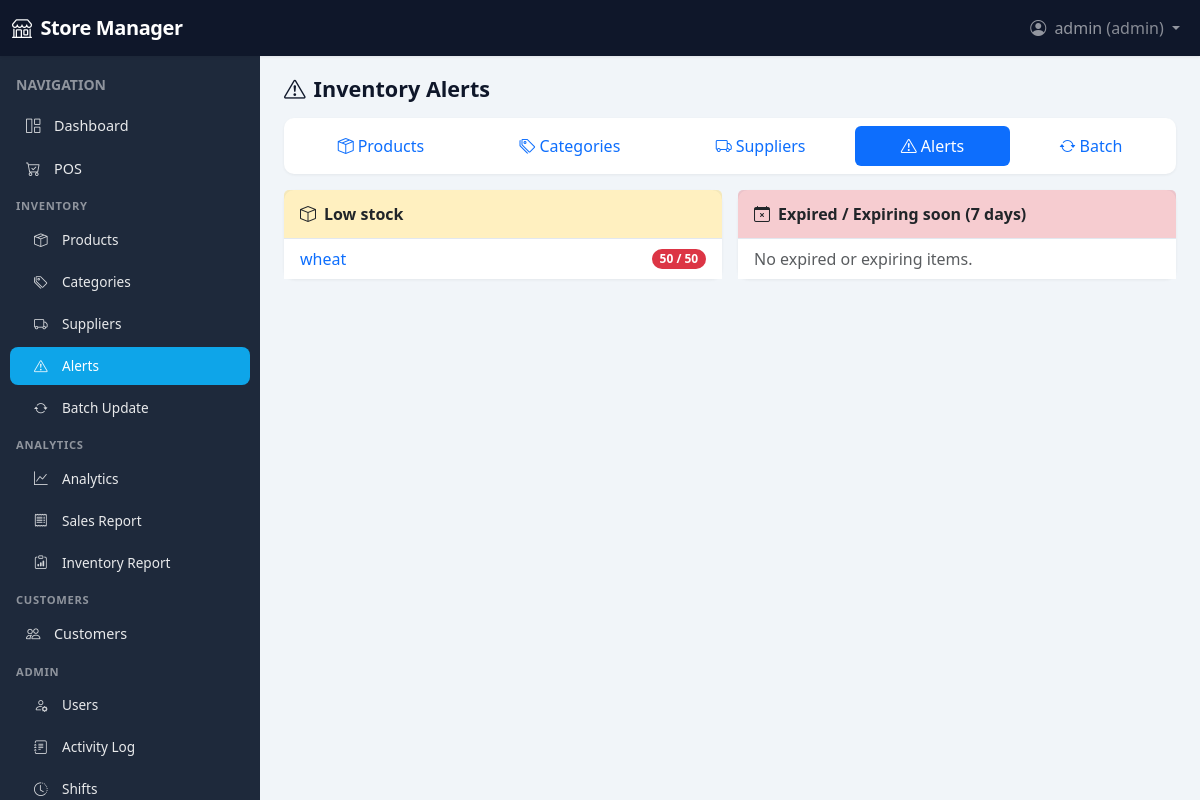
Screenshot of /inventory/alerts (signed in) with the database file from the repository.
### app/models/user.py (models this page shows, shortened)
class User(UserMixin, db.Model):
    __tablename__ = "users"
    id = db.Column(db.Integer, primary_key=True)
    username = db.Column(db.String(80), unique=True, nullable=False, index=True)
    password_hash = db.Column(db.String(256), nullable=False)
    role = db.Column(db.String(20), nullable=False, default="cashier")  # admin, manager, cashier
    full_name = db.Column(db.String(120), nullable=True)
    email = db.Column(db.String(120), nullable=True)
    active = db.Column(db.Boolean, default=True)
    created_at = db.Column(db.DateTime, default=datetime.utcnow)
    sales = db.relationship("Sale", backref="user", lazy="dynamic", foreign_keys="Sale.user_id")
    activity_logs = db.relationship("ActivityLog", backref="user", lazy="dynamic")
    shifts = db.relationship("Shift", backref="user", lazy="dynamic")
    ROLES = ("admin", "manager", "cashier")
    def is_admin(self) -> bool:
        return self.role == "admin"
    def is_manager_or_above(self) -> bool:
        return self.role in ("admin", "manager")

### app/models/product.py (models this page shows, shortened)
class Product(db.Model):
    __tablename__ = "products"
    id = db.Column(db.Integer, primary_key=True)
    name = db.Column(db.String(120), nullable=False, index=True)
    category_id = db.Column(db.Integer, db.ForeignKey("categories.id"), nullable=True)
    price = db.Column(db.Numeric(12, 2), nullable=False, default=0)
    quantity = db.Column(db.Integer, nullable=False, default=0)
    unit = db.Column(db.String(20), nullable=True, default="pcs")  # pcs, kg, L, etc.
    expiration_date = db.Column(db.Date, nullable=True)
    sku = db.Column(db.String(60), unique=True, nullable=True, index=True)
    barcode = db.Column(db.String(60), unique=True, nullable=True, index=True)
    supplier_id = db.Column(db.Integer, db.ForeignKey("suppliers.id"), nullable=True)
    min_stock = db.Column(db.Integer, nullable=False, default=0)  # alert when quantity <= this
    created_at = db.Column(db.DateTime, default=datetime.utcnow)
    updated_at = db.Column(db.DateTime, default=datetime.utcnow, onupdate=datetime.utcnow)
    sale_items = db.relationship("SaleItem", backref="product", lazy="dynamic")

### app/routes/inventory.py (the view)
@inventory_bp.route("/alerts")
@login_required
def alerts():
    low_stock = inv.get_low_stock_products()
    expired_near = inv.get_expired_or_near_products(days_near=7)
    return render_template("inventory/alerts.html", low_stock=low_stock, expired_near=expired_near)

### app/services/inventory_service.py (called while the page is built)
def get_low_stock_products():
    return Product.query.filter(Product.quantity <= Product.min_stock).order_by(Product.quantity).all()

def get_expired_or_near_products(days_near=7):
    today = date.today()
    threshold = today + timedelta(days=days_near)
    return Product.query.filter(
        Product.expiration_date.isnot(None),
        Product.expiration_date <= threshold,
    ).order_by(Product.expiration_date).all()

### app/templates/inventory/alerts.html (shortened to what this page needs)
{% extends "base.html" %}
{% block content %}
<div class="page-header mb-3">
  <h1 class="h4 mb-0"><i class="bi bi-exclamation-triangle me-2"></i>Inventory Alerts</h1>
</div>
{% include "includes/inventory_nav.html" %}
<div class="row g-3">
  <div class="col-md-6">
    <div class="card border-warning">
      <div class="card-header bg-warning bg-opacity-25 text-dark fw-semibold"><i class="bi bi-box me-2"></i>Low stock</div>
      <div class="card-body p-0">
        <ul class="list-group list-group-flush">
          {% for p in low_stock %}
          <li class="list-group-item d-flex justify-content-between align-items-center">
            <a href="{{ url_for('inventory.product_edit', product_id=p.id) }}" class="text-decoration-none fw-medium">{{ p.name }}</a>
            <span class="badge bg-danger rounded-pill">{{ p.quantity }} / {{ p.min_stock }}</span>
          </li>
          {% else %}
          <li class="list-group-item text-muted">No low stock items.</li>
          {% endfor %}
        </ul>
      </div>
    </div>
  </div>
  <div class="col-md-6">
    <div class="card border-danger">
      <div class="card-header bg-danger bg-opacity-25 text-dark fw-semibold"><i class="bi bi-calendar-x me-2"></i>Expired / Expiring soon (7 days)</div>
      <div class="card-body p-0">
        <ul class="list-group list-group-flush">
          {% for p in expired_near %}
          <li class="list-group-item d-flex justify-content-between align-items-center">
            <a href="{{ url_for('inventory.product_edit', product_id=p.id) }}" class="text-decoration-none fw-medium">{{ p.name }}</a>
            <span class="badge bg-secondary rounded-pill">{{ p.expiration_date.strftime('%Y-%m-%d') if p.expiration_date else '' }}</span>
          </li>
          {% else %}
          <li class="list-group-item text-muted">No expired or expiring items.</li>
          {% endfor %}
        </ul>
      </div>
    </div>
  </div>
</div>
{% endblock %}

### app/templates/base.html (shortened to what this page needs)
<!DOCTYPE html>
<html lang="en">
<head>
  <link href="https://cdn.jsdelivr.net/npm/bootstrap@5.3.2/dist/css/bootstrap.min.css" rel="stylesheet">
  <link href="https://cdn.jsdelivr.net/npm/bootstrap-icons@1.11.1/font/bootstrap-icons.css" rel="stylesheet">
</head>
<body>
  <nav class="navbar navbar-expand-lg navbar-dark fixed-top" style="height: var(--navbar-height);">
    <div class="container-fluid">
      <a class="navbar-brand" href="{{ url_for('main.dashboard') }}"><i class="bi bi-shop me-1"></i> Store Manager</a>
      <div class="collapse navbar-collapse" id="navMain">
        <ul class="navbar-nav ms-auto">
          {% if current_user.is_authenticated %}
          <li class="nav-item dropdown">
            <a class="nav-link dropdown-toggle" href="#" id="userMenu" role="button" data-bs-toggle="dropdown">
              <i class="bi bi-person-circle me-1"></i> {{ current_user.username }} <span class="text-white-50">({{ current_user.role }})</span>
            </a>
          </li>
          {% endif %}
        </ul>
      </div>
    </div>
  </nav>
  <div class="d-flex">
    {% if current_user.is_authenticated %}
    <aside class="sidebar flex-shrink-0" id="sidebar">
      <div class="p-3 pb-0">
        <span class="text-white-50 small text-uppercase fw-semibold">Navigation</span>
      </div>
      <ul class="nav flex-column py-2">
        <li class="nav-item">
          <a class="nav-link {{ 'active' if request.endpoint == 'main.dashboard' else '' }}" href="{{ url_for('main.dashboard') }}">
            <i class="bi bi-grid-1x2 me-2"></i>Dashboard
          </a>
        </li>
        <li class="nav-item">
          <a class="nav-link {{ 'active' if request.endpoint and request.endpoint.startswith('pos.') else '' }}" href="{{ url_for('pos.index') }}">
            <i class="bi bi-cart-check me-2"></i>POS
          </a>
        </li>
        <li class="nav-section-label">Inventory</li>
        <li class="nav-item">
          <a class="nav-link sub {{ 'active' if request.endpoint in ['inventory.product_list', 'inventory.product_add', 'inventory.product_edit'] else '' }}" href="{{ url_for('inventory.product_list') }}">
            <i class="bi bi-box-seam me-2"></i>Products
          </a>
        </li>
        {% if current_user.is_manager_or_above() %}
        <li class="nav-item">
          <a class="nav-link sub {{ 'active' if request.endpoint in ['inventory.category_list', 'inventory.category_add', 'inventory.category_edit'] else '' }}" href="{{ url_for('inventory.category_list') }}">
            <i class="bi bi-tags me-2"></i>Categories
          </a>
        </li>
        <li class="nav-item">
          <a class="nav-link sub {{ 'active' if request.endpoint in ['inventory.supplier_list', 'inventory.supplier_add', 'inventory.supplier_edit'] else '' }}" href="{{ url_for('inventory.supplier_list') }}">
            <i class="bi bi-truck me-2"></i>Suppliers
          </a>
        </li>
        <li class="nav-item">
          <a class="nav-link sub {{ 'active' if request.endpoint == 'inventory.alerts' else '' }}" href="{{ url_for('inventory.alerts') }}">
            <i class="bi bi-exclamation-triangle me-2"></i>Alerts
          </a>
        </li>
        <li class="nav-item">
          <a class="nav-link sub {{ 'active' if request.endpoint == 'inventory.batch_update' else '' }}" href="{{ url_for('inventory.batch_update') }}">
            <i class="bi bi-arrow-repeat me-2"></i>Batch Update
          </a>
        </li>
        <li class="nav-section-label">Analytics</li>
        <li class="nav-item">
          <a class="nav-link sub {{ 'active' if request.endpoint == 'analytics.dashboard' else '' }}" href="{{ url_for('analytics.dashboard') }}">
            <i class="bi bi-graph-up me-2"></i>Analytics
          </a>
        </li>
        <li class="nav-item">
          <a class="nav-link sub {{ 'active' if request.endpoint == 'analytics.sales_report_page' else '' }}" href="{{ url_for('analytics.sales_report_page') }}">
            <i class="bi bi-receipt me-2"></i>Sales Report
          </a>
        </li>
        <li class="nav-item">
          <a class="nav-link sub {{ 'active' if request.endpoint == 'analytics.inventory_report' else '' }}" href="{{ url_for('analytics.inventory_report') }}">
            <i class="bi bi-clipboard-data me-2"></i>Inventory Report
          </a>
        </li>
        {% endif %}
        {% if current_user.is_manager_or_above() %}
        <li class="nav-section-label">Customers</li>
        <li class="nav-item">
          <a class="nav-link {{ 'active' if request.endpoint and request.endpoint.startswith('customers.') else '' }}" href="{{ url_for('customers.customer_list') }}">
            <i class="bi bi-people me-2"></i>Customers
          </a>
        </li>
        {% endif %}
        {% if current_user.is_admin() %}
        <li class="nav-section-label">Admin</li>
        <li class="nav-item">
          <a class="nav-link sub {{ 'active' if request.endpoint == 'users.user_list' else '' }}" href="{{ url_for('users.user_list') }}">
            <i class="bi bi-person-gear me-2"></i>Users
          </a>
        </li>
        <li class="nav-item">
          <a class="nav-link sub {{ 'active' if request.endpoint == 'users.activity_log' else '' }}" href="{{ url_for('users.activity_log') }}">
            <i class="bi bi-journal-text me-2"></i>Activity Log
          </a>
        </li>
        <li class="nav-item">
          <a class="nav-link sub {{ 'active' if request.endpoint == 'users.shift_list' else '' }}" href="{{ url_for('users.shift_list') }}">
            <i class="bi bi-clock-history me-2"></i>Shifts
          </a>
        </li>
        {% endif %}
      </ul>
    </aside>
    {% endif %}
    <div class="main-wrap flex-grow-1">
      <main class="main-content">
        {% block content %}{% endblock %}
      </main>
    </div>
  </div>
</body>
</html>

### app/templates/base.html (style rules this page uses)
:root { --sidebar-width: 260px; --navbar-height: 56px; --sidebar-bg: #1e293b; --sidebar-hover: rgba(255,255,255,.08); --sidebar-active: #0ea5e9; --sidebar-text: rgba(255,255,255,.9); --content-bg: #f1f5f9; --card-shadow: 0 1px 3px rgba(0,0,0,.06); --card-radius: 10px; }
body { min-height: 100vh; background: var(--content-bg); font-family: system-ui, -apple-system, sans-serif; }
.navbar { box-shadow: 0 1px 3px rgba(0,0,0,.08); background: #0f172a !important; }
.navbar-brand { font-weight: 600; letter-spacing: -0.02em; }
.sidebar { width: var(--sidebar-width); min-height: calc(100vh - var(--navbar-height)); background: var(--sidebar-bg); position: fixed; left: 0; top: var(--navbar-height); z-index: 1020; overflow-y: auto; transition: transform .2s ease, box-shadow .2s ease; }
.sidebar .nav-section-label { color: rgba(255,255,255,.5); font-size: .7rem; font-weight: 600; text-transform: uppercase; letter-spacing: .06em; padding: .5rem 1rem .25rem; }
.sidebar .nav-link { color: var(--sidebar-text); padding: .55rem 1rem; border-radius: 8px; margin: 2px 10px; font-size: .9rem; display: flex; align-items: center; }
.sidebar .nav-link i { opacity: .9; width: 1.25rem; }
.sidebar .nav-link.active { background: var(--sidebar-active); color: #fff; }
.sidebar .nav-link.sub { padding-left: 1.5rem; font-size: .85rem; }
.main-wrap { margin-left: var(--sidebar-width); padding-top: var(--navbar-height); min-height: 100vh; }
.main-content { padding: 1.25rem 1.5rem; max-width: 1400px; margin: 0 auto; }
.page-header { margin-bottom: 1.25rem; }
.page-header h1 { font-size: 1.35rem; font-weight: 600; color: #0f172a; margin: 0; }
.card { border: none; border-radius: var(--card-radius); box-shadow: var(--card-shadow); }
.card-header { font-weight: 600; background: #fff; border-bottom: 1px solid #e2e8f0; border-radius: var(--card-radius) var(--card-radius) 0 0; padding: .75rem 1rem; }

### rows the page displays
User: username "admin", role "admin"
Product: name "wheat", quantity "50", min_stock "50"
